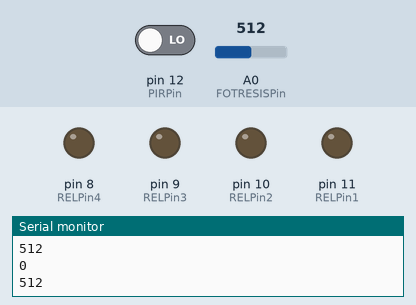
The sketch below on a simulated Arduino Uno, built with avr-gcc and run on an emulated ATmega328P. Shown: output pins drawn as LEDs (lit = HIGH), the last lines printed to the serial monitor. The inputs (shaded band) are chosen by the test bench; at power-on: A0 (FOTRESISPin) = 512, pin 12 (PIRPin) LOW.

Above: at 1.2 s.
1.3 s: A0 (FOTRESISPin) set to 585
2.8 s: A0 (FOTRESISPin) set to 615
At 3.3 s:
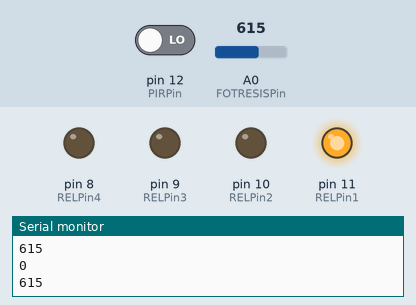
4.3 s: pin 12 (PIRPin) driven HIGH
At 5.5 s:
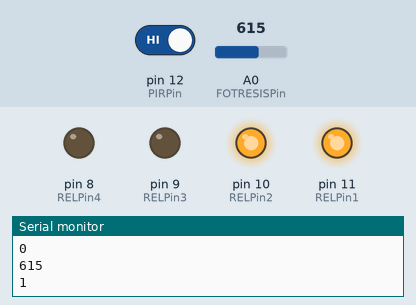
Timing chart, 0 to 7.3 s (numbered marks = the images above; inputs shaded):
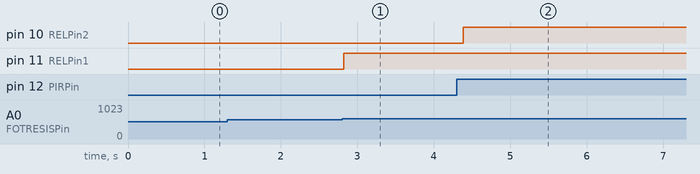

Measured:
- the behaviour switches between 600 and 601 on A0 (FOTRESISPin) (found by bisection; images 0 and 1)
- after the input at 2.8 s, pin 11 (RELPin1): LOW → HIGH at once
- after the input at 4.3 s, pin 10 (RELPin2): LOW → HIGH after 0.08 s

The sketch:

fotoresist_sensor.ino
```cpp
int FOTRESISPin=A0;
int sensorValue = 0;
int PIRPin= 12;
int RELPin1 = 11;
int RELPin2 = 10;
int RELPin3 = 9;
int RELPin4 = 8;


void setup() {
  Serial.begin(9600);
  pinMode(RELPin1, OUTPUT);
  pinMode(RELPin2, OUTPUT);
  pinMode(RELPin3, OUTPUT);
  pinMode(RELPin4, OUTPUT);
  pinMode(PIRPin, INPUT);
}

void loop() {


  {
    if(Serial.available()>0)
    {
      if(Serial.read()=='1')
      {
        digitalWrite(RELPin3, HIGH);
      }
      else{
        digitalWrite(RELPin3, LOW);
      }
    }
  }

//Enciende el foco con la ausencia de luz en la fotoresistencia sensor
 sensorValue = analogRead(FOTRESISPin);
 Serial.println(sensorValue);
 if(sensorValue > 600)
 {
   digitalWrite(RELPin1,HIGH);
 }
 else{
  digitalWrite(RELPin1,LOW);
 }

 //Enciende el foco con la deteccion de movimiento
  int value= digitalRead(PIRPin);
  delay(50);
  Serial.println(value);

  if (value == HIGH)
  {
    digitalWrite(RELPin2, HIGH);
    delay(10000);
  }
  else
  {
    digitalWrite(RELPin2, LOW);
  }

}
```
